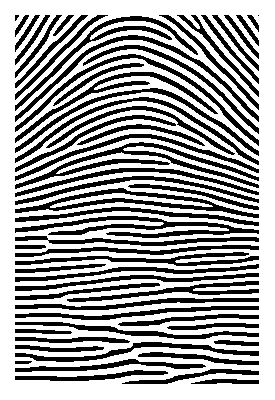
#> input picture datasets/task3/1.tiff, 275 x 400 px, found by its file name
$ jupyter execute milestone_2.ipynb
#> lines starting #> are read from the running program, lines starting #| are printed output that depends on the picture; after the words box and inside, x2 and y2 are one past the last pixel; in counts of white or black regions, pixels touching at a corner belong together
# **Milestone 2 - Fingerprint Processing**

This section contains tasks that will help you get familiar with the basics of fingerprint processing.

You may add more code and markdown cells as needed

## TASK 1
* Load the Fingerprint Image `datasets\task3\1.tiff`
* Display it using `plt.imshow()`
* Load the Fingerprint Image `datasets\task3\2.tiff`
* Display it using `plt.imshow()`

#### Load the Fingerprint Image `datasets\task3\1.tiff`

[cell 1]
## Hint: use opencv
import cv2
## Hint: use opencv
import cv2
import seaborn

# Load the fingerprint image
image = cv2.imread('1.tiff', 0)
#> image: shape (400, 275); 62.1% white; 60 black regions (2 under 20 px), largest, box (x1, y1, x2, y2) and area: (15, 142, 259, 189) 2090, (15, 216, 259, 238) 1947, (15, 188, 259, 218) 1688

#### Display the Fingerprint image

[cell 2]
## Hint: use matplotlib
## Hint: use matplotlib
import numpy as np
from PIL import Image
import matplotlib.pyplot as plt
from PIL import Image
import numpy as np


image_tiff = Image.open('./datasets/task3/1.tiff')
plt.imshow(image_tiff, cmap='gray')
plt.show()


imarray = np.array(image_tiff)
imarray

#### Load the Fingerprint Image `datasets\task3\2.tiff`

[cell 3]
## Hint: use opencv


# Load the fingerprint image
image = cv2.imread('2.tiff', 0)
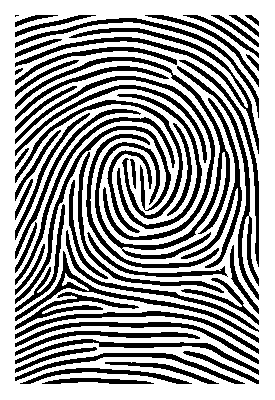
#> input picture datasets/task3/2.tiff, 275 x 400 px, found by its file name
#> image: shape (400, 275); 62.1% white; 57 black regions (1 under 20 px), largest, box (x1, y1, x2, y2) and area: (15, 57, 230, 259) 3492, (15, 28, 259, 154) 2119, (15, 76, 215, 240) 1946

#### Display the Second Fingerprint image

[cell 4]
## Hint: use matplotlib
from PIL import Image
import numpy as np


image_tiff = Image.open('./datasets/task3/2.tiff')
plt.imshow(image_tiff, cmap='gray')
plt.show()


imarray = np.array(image_tiff)
imarray

## TASK 2
* Extract the minutia points from the fingerprint images
* Display the minutia vectors

Hint: Each minutiae vector will have the following format:
> `[x, y, theta, type]` where `type` is `0` for ridge ending and `1` for ridge bifurcation

#### Extract the minutia vectors from the fingerprint images of `TASK 1` as a list of vectors

[cell 5]
import cv2
import numpy as np
import skimage.morphology
import matplotlib
import matplotlib.pyplot as plt
from skimage.morphology import convex_hull_image, erosion
from skimage.morphology import square
import math
import glob
from PIL import Image
from PIL import ImageEnhance

class MinutiaeFeature(object):
    def __init__(self, locX, locY, Orientation, Type):
        self.locX = locX;
        self.locY = locY;
        self.Orientation = Orientation;
        self.Type = Type;
    def __repr__(self):
        return f' locX:{self.locX} locY:{self.locY}  Orientation:{self.Orientation} Type:{self.Type}'

class FingerprintFeatureExtractor(object):
    def __init__(self):
        self._mask = []
        self._skel = []
        self.minutiaeTerm = []
        self.minutiaeBif = []

    def __skeletonize(self, img):
        img = np.uint8(img > 128)
        self._originalImg = np.copy(img)
        self._skel = skimage.morphology.skeletonize(img)
        self._skel = np.uint8(self._skel) * 255
        self._mask = img * 255

    def __computeAngle(self, block, minutiaeType):
        angle = []
        (blkRows, blkCols) = np.shape(block);
        CenterX, CenterY = (blkRows - 1) / 2, (blkCols - 1) / 2
        if (minutiaeType.lower() == 'termination'):
            sumVal = 0;
            for i in range(blkRows):
                for j in range(blkCols):
                    if ((i == 0 or i == blkRows - 1 or j == 0 or j == blkCols - 1) and block[i][j] != 0):
                        angle.append(-math.degrees(math.atan2(i - CenterY, j - CenterX)))
                        sumVal += 1
                        if (sumVal > 1):
                            angle.append(float('nan'))
            return (angle)

        elif (minutiaeType.lower() == 'bifurcation'):
            (blkRows, blkCols) = np.shape(block);
            CenterX, CenterY = (blkRows - 1) / 2, (blkCols - 1) / 2
            angle = []
            sumVal = 0;
            for i in range(blkRows):
                for j in range(blkCols):
                    if ((i == 0 or i == blkRows - 1 or j == 0 or j == blkCols - 1) and block[i][j] != 0):
                        angle.append(-math.degrees(math.atan2(i - CenterY, j - CenterX)))
                        sumVal += 1
            if (sumVal != 3):
                angle.append(float('nan'))
            return (angle)

    def __getTerminationBifurcation(self):
        self._skel = self._skel == 255;
        (rows, cols) = self._skel.shape;
        self.minutiaeTerm = np.zeros(self._skel.shape);
        self.minutiaeBif = np.zeros(self._skel.shape);

        for i in range(1, rows - 1):
            for j in range(1, cols - 1):
                if (self._skel[i][j] == 1):
                    block = self._skel[i - 1:i + 2, j - 1:j + 2];
                    block_val = np.sum(block);
                    if (block_val == 2):
                        self.minutiaeTerm[i, j] = 1;
                    elif (block_val == 4):
                        self.minutiaeBif[i, j] = 1;

        self._mask = convex_hull_image(self._mask > 0)
        self._mask = erosion(self._mask, square(5))  # Structuing element for mask erosion = square(5)
        self.minutiaeTerm = np.uint8(self._mask) * self.minutiaeTerm

    def __removeSpuriousMinutiae(self, minutiaeList, img, thresh):#see in sp.text file for more detaile
        img = img * 0;
        SpuriousMin = [];
        numPoints = len(minutiaeList);
        D = np.zeros((numPoints, numPoints))
        for i in range(1,numPoints):
            for j in range(0, i):
                (X1,Y1) = minutiaeList[i]['centroid']
                (X2,Y2) = minutiaeList[j]['centroid']

                dist = np.sqrt((X2-X1)**2 + (Y2-Y1)**2);
                D[i][j] = dist
                if(dist < thresh):
                    SpuriousMin.append(i)
                    SpuriousMin.append(j)

        SpuriousMin = np.unique(SpuriousMin)
        for i in range(0,numPoints):
            if(not i in SpuriousMin):
                (X,Y) = np.int16(minutiaeList[i]['centroid']);
                img[X,Y] = 1;

        img = np.uint8(img);
        return(img)

    def __cleanMinutiae(self, img):
        self.minutiaeTerm = skimage.measure.label(self.minutiaeTerm, connectivity=2);#Label connected regions of an integer array
        RP = skimage.measure.regionprops(self.minutiaeTerm)#Measure properties of labeled image regions.
        self.minutiaeTerm = self.__removeSpuriousMinutiae(RP, np.uint8(img), 10);


    def __performFeatureExtraction(self):
        FeaturesTerm = []
        self.minutiaeTerm = skimage.measure.label(self.minutiaeTerm, connectivity=2);
        RP = skimage.measure.regionprops(np.uint8(self.minutiaeTerm))

        WindowSize = 2  # --> For Termination, the block size must can be 3x3, or 5x5. Hence the window selected is 1 or 2
        FeaturesTerm = []
        for num, i in enumerate(RP):
            (row, col) = np.int16(np.round(i['Centroid']))
            block = self._skel[row - WindowSize:row + WindowSize + 1, col - WindowSize:col + WindowSize + 1]
            angle = self.__computeAngle(block, 'Termination')
            if(len(angle) == 1):
                FeaturesTerm.append(MinutiaeFeature(row, col, angle, 0))

        FeaturesBif = []
        self.minutiaeBif = skimage.measure.label(self.minutiaeBif, connectivity=2);
        RP = skimage.measure.regionprops(np.uint8(self.minutiaeBif))
        WindowSize = 1  # --> For Bifurcation, the block size must be 3x3. Hence the window selected is 1
        for i in RP:
            (row, col) = np.int16(np.round(i['Centroid']))
            block = self._skel[row - WindowSize:row + WindowSize + 1, col - WindowSize:col + WindowSize + 1]
            angle = self.__computeAngle(block, 'Bifurcation')
            if(len(angle) == 3):
                FeaturesBif.append(MinutiaeFeature(row, col, angle, 1))
        return (FeaturesTerm, FeaturesBif)

    def extractMinutiaeFeatures(self, img):
        self.__skeletonize(img)

        self.__getTerminationBifurcation()

        self.__cleanMinutiae(img)

        FeaturesTerm, FeaturesBif = self.__performFeatureExtraction()
        return(FeaturesTerm, FeaturesBif)

    def showResults(self):
        BifLabel = skimage.measure.label(self.minutiaeBif, connectivity=2);
        TermLabel = skimage.measure.label(self.minutiaeTerm, connectivity=2);

        minutiaeBif = TermLabel * 0;
        minutiaeTerm = BifLabel * 0;

        (rows, cols) = self._skel.shape
        DispImg = np.zeros((rows, cols, 3), np.uint8)
        DispImg[:, :, 0] = 255*self._skel;
        DispImg[:, :, 1] = 255*self._skel;
        DispImg[:, :, 2] = 255*self._skel;

        RP = skimage.measure.regionprops(BifLabel)
        for idx, i in enumerate(RP):
            (row, col) = np.int16(np.round(i['Centroid']))
            minutiaeBif[row, col] = 1;
            (rr, cc) = skimage.draw.rectangle_perimeter((row - 2, col - 2),  end=(row + 2, col + 2))
            skimage.draw.set_color(DispImg, (rr, cc), (0, 0, 255));

        RP = skimage.measure.regionprops(TermLabel)
        for idx, i in enumerate(RP):
            (row, col) = np.int16(np.round(i['Centroid']))
            minutiaeTerm[row, col] = 1;
            (rr, cc) = skimage.draw.circle_perimeter(row, col, 3);
            skimage.draw.set_color(DispImg, (rr, cc), (255, 0, 0));


        return DispImg


def extract_minutiae_features(img, showResult=False):
    feature_extractor = FingerprintFeatureExtractor()
    img = 255 - img
    FeaturesTerm, FeaturesBif = feature_extractor.extractMinutiaeFeatures(img)

    if(showResult):
        image=feature_extractor.showResults()

    return(FeaturesTerm, FeaturesBif,image)

#### Display the minutia vectors

[cell 6]
## Hint: Each minutiae vector will have the following format:
## [x, y, theta, type] where type is 0 for ridge ending and 1 for ridge bifurcation

import cv2
import numpy as np
import skimage.morphology
import matplotlib
import matplotlib.pyplot as plt
from skimage.morphology import convex_hull_image, erosion
from skimage.morphology import square
import math
import glob
from PIL import Image
from PIL import ImageEnhance

img = cv2.imread('./datasets/task3/1.tiff', 0)
def get_minutiae_and_matching(img,showResult=False):
      FeaturesTerminations, FeaturesBifurcations,DispImg = extract_minutiae_features(img, showResult=True)

      print()
      print("--------------------Terminations Points-----------------------------")
      print()
      print([FeaturesTerminations])
      print()
      print("--------------------Bifurcations Points-----------------------------")
      print()
      print([FeaturesBifurcations])
      print("No of Bifurcations found in this image : ")
      print(len(FeaturesBifurcations))
      print("No of Ridge endings found in this image : ")
      print(len(FeaturesTerminations))
      print("Total in this image : ")
      print(len(FeaturesBifurcations)+len(FeaturesTerminations))
get_minutiae_and_matching(img,showResult=True)
#> in __skeletonize, `self._skel = skimage.morphology.skeletonize(img)`:
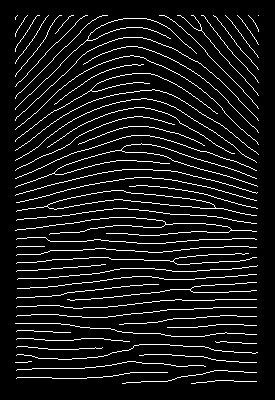
#> self._skel: shape (400, 275) bool; 8.7% white in thin lines or dots, all inside (x1, y1, x2, y2) = (15, 15, 259, 384)
#> after the loop in __getTerminationBifurcation, `for i in range(1, rows - 1):`:
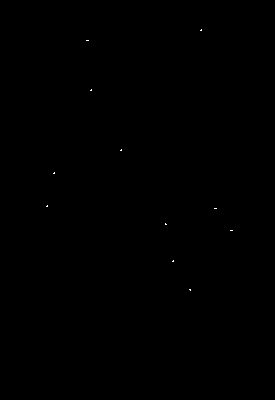
#> self.minutiaeBif: shape (400, 275) float64; values 0 (black) and 1 (white), 0.03% white in thin lines or dots, all inside (x1, y1, x2, y2) = (46, 29, 233, 291)
#> after the loop in __getTerminationBifurcation, `for i in range(1, rows - 1):`:
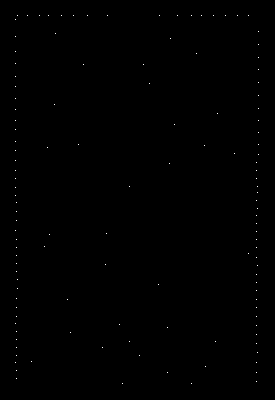
#> self.minutiaeTerm: shape (400, 275) float64; values 0 (black) and 1 (white), 0.12% white in thin lines or dots, all inside (x1, y1, x2, y2) = (15, 15, 259, 384)
#> in __getTerminationBifurcation, `self._mask = convex_hull_image(self._mask > 0)`:
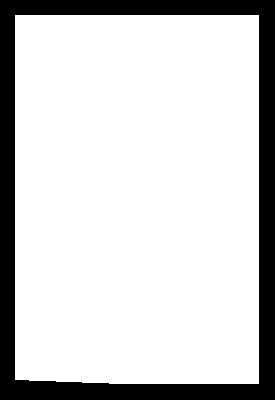
#> self._mask: shape (400, 275) bool; 81.7% white; 1 black region, box (x1, y1, x2, y2) and area: (0, 0, 275, 400) 20180
#> in __getTerminationBifurcation, `self._mask = erosion(self._mask, square(5))`:
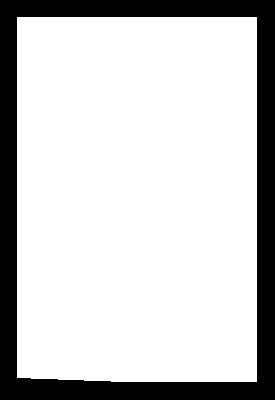
#> self._mask: shape (400, 275) bool; 79.4% white; 1 black region, box (x1, y1, x2, y2) and area: (0, 0, 275, 400) 22616
#> in __getTerminationBifurcation, `self.minutiaeTerm = np.uint8(self._mask) * self.minutiaeTerm`: self.minutiaeTerm: shape (400, 275) float64; values 0 (black) and 1 (white), 0.05% white in thin lines or dots, all inside (x1, y1, x2, y2) = (17, 33, 257, 382)
#> in __cleanMinutiae, `self.minutiaeTerm = skimage.measure.label(self.minutiaeTerm, connectiv..`: self.minutiaeTerm: shape (400, 275) int64; 57 distinct labels, from 0 to 56
#> in __cleanMinutiae, `RP = skimage.measure.regionprops(self.minutiaeTerm)#Measure properties..`: RP = 56 regions; largest, box (x1, y1, x2, y2) and area: (55, 33, 56, 34) 1, (170, 38, 171, 39) 1, (196, 53, 197, 54) 1, (83, 64, 84, 65) 1, (143, 64, 144, 65) 1
#> in __removeSpuriousMinutiae, `img = img * 0;`: img: shape (400, 275); every value is 0
#> in __removeSpuriousMinutiae, `numPoints = len(minutiaeList);`: numPoints = 56
#> after the loop in __removeSpuriousMinutiae, `for i in range(1,numPoints):`:
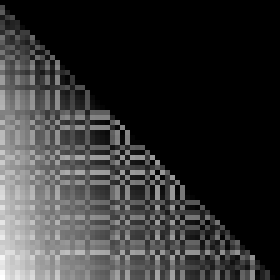
#> D: shape (56, 56) float64 (shown 5 times larger); min 0, max 401.9, mean 80.1; drawn with min black and max white
#> after the loop in __removeSpuriousMinutiae, `for i in range(1,numPoints):`: SpuriousMin = 34 values, max 55 at index 32, min 13 at index 1, mean 31.53
#> in __removeSpuriousMinutiae, `SpuriousMin = np.unique(SpuriousMin)`: SpuriousMin = 23 values from 13 to 55
#> the loop in __removeSpuriousMinutiae, `for i in range(0,numPoints):` made 56 passes
#> (X, Y) on passes 1 to 12: (33, 55), (38, 170), (53, 196), (64, 83), (64, 143), (83, 149), (104, 54), (113, 217), (124, 174), (144, 78), (145, 204), (147, 47)
#> after the loop in __removeSpuriousMinutiae, `for i in range(0,numPoints):`: img: shape (400, 275); values 0 (black) and 1 (white), 0.03% white in thin lines or dots, all inside (x1, y1, x2, y2) = (31, 33, 257, 373)
#> in __performFeatureExtraction, `self.minutiaeTerm = skimage.measure.label(self.minutiaeTerm, connectiv..`: self.minutiaeTerm: shape (400, 275) int64; 34 distinct labels, from 0 to 33
#> in __performFeatureExtraction, `RP = skimage.measure.regionprops(np.uint8(self.minutiaeTerm))`: RP = 33 regions; largest, box (x1, y1, x2, y2) and area: (55, 33, 56, 34) 1, (170, 38, 171, 39) 1, (196, 53, 197, 54) 1, (83, 64, 84, 65) 1, (143, 64, 144, 65) 1
#> the loop in __performFeatureExtraction, `for num, i in enumerate(RP):` made 33 passes
#> (row, col) on passes 1 to 12: (33, 55), (38, 170), (53, 196), (64, 83), (64, 143), (83, 149), (104, 54), (113, 217), (124, 174), (144, 78), (145, 204), (147, 47)
#> after the loop in __performFeatureExtraction, `for num, i in enumerate(RP):`: FeaturesTerm = 33 items
#> in __performFeatureExtraction, `self.minutiaeBif = skimage.measure.label(self.minutiaeBif, connectivit..`: self.minutiaeBif: shape (400, 275) int64; 12 distinct labels, from 0 to 11
#> in __performFeatureExtraction, `RP = skimage.measure.regionprops(np.uint8(self.minutiaeBif))`: RP = 11 regions; largest, box (x1, y1, x2, y2) and area: (200, 29, 202, 31) 3, (86, 40, 89, 41) 3, (90, 89, 92, 91) 3, (120, 149, 122, 151) 3, (53, 172, 55, 174) 3
#> the loop in __performFeatureExtraction, `for i in RP:` made 11 passes
#> (row, col) on passes 1 to 11: (30, 201), (40, 87), (90, 91), (150, 121), (173, 54), (206, 47), (208, 215), (224, 165), (230, 231), (261, 173), (289, 190)
#> after the loop in __performFeatureExtraction, `for i in RP:`: FeaturesBif = 11 items
#> in extractMinutiaeFeatures, `FeaturesTerm, FeaturesBif = self.__performFeatureExtraction()`: FeaturesTerm = 33 items; FeaturesBif = 11 items
#> in extract_minutiae_features, `FeaturesTerm, FeaturesBif = feature_extractor.extractMinutiaeFeatures(..`: FeaturesTerm = 33 items; FeaturesBif = 11 items
#> in showResults, `minutiaeBif = TermLabel * 0;`: minutiaeBif: shape (400, 275) int64; every value is 0
#> in showResults, `DispImg[:, :, 2] = 255*self._skel;`:
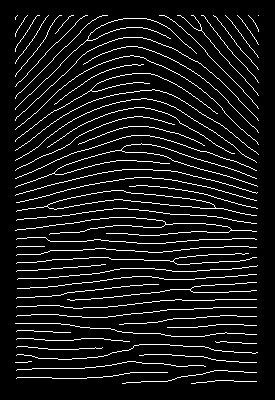
#> DispImg: shape (400, 275, 3); 8.7% white in thin lines or dots, all inside (x1, y1, x2, y2) = (15, 15, 259, 384)
#> the loop in showResults, `for idx, i in enumerate(RP):` made 11 passes
#> (row, col) on passes 1 to 11: (30, 201), (40, 87), (90, 91), (150, 121), (173, 54), (206, 47), (208, 215), (224, 165), (230, 231), (261, 173), (289, 190)
#> after the loop in showResults, `for idx, i in enumerate(RP):`:
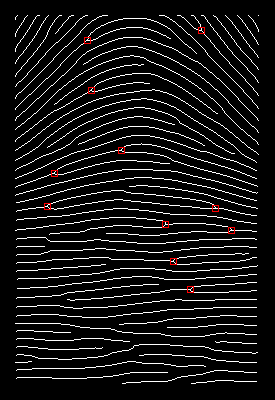
#> DispImg: shape (400, 275, 3); 0.24% of pixels changed, all inside (x1, y1, x2, y2) = (44, 27, 235, 293); drawn as B, G, R
#> after the loop in showResults, `for idx, i in enumerate(RP):`: minutiaeBif: shape (400, 275) int64; values 0 (black) and 1 (white), 0.01% white in thin lines or dots, all inside (x1, y1, x2, y2) = (47, 30, 232, 290)
#> in showResults, `RP = skimage.measure.regionprops(TermLabel)`: RP = 33 regions; largest, box (x1, y1, x2, y2) and area: (55, 33, 56, 34) 1, (170, 38, 171, 39) 1, (196, 53, 197, 54) 1, (83, 64, 84, 65) 1, (143, 64, 144, 65) 1
#> the loop in showResults, `for idx, i in enumerate(RP):` made 33 passes
#> after the loop in showResults, `for idx, i in enumerate(RP):`:
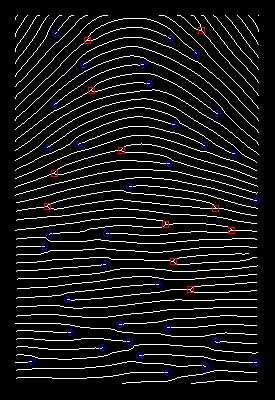
#> DispImg: shape (400, 275, 3); 0.48% of pixels changed, all inside (x1, y1, x2, y2) = (28, 30, 260, 376); drawn as B, G, R
#> (printed output is left out)
#> (printed output is left out)
#| 11
#| 33
#| 44

## TASK 3
* Display the minutia vectors on the fingerprint images

#### Display the minutia vectors from `TASK 2` on the fingerprint images of `TASK 1`

[cell 7]
## Hint: use matplotlib and stacked images to show the results
## Use red circle for ridge ending and blue square for ridge bifurcation

img = cv2.imread('./datasets/task3/1.tiff', 0)
def get_minutiae_and_matching(img,showResult=False):
      FeaturesTerminations, FeaturesBifurcations,DispImg = extract_minutiae_features(img, showResult=True)
      font = cv2.FONT_HERSHEY_SIMPLEX
      color = (255, 0, 0)
      org = (10, 15)
      #DispImg = cv2.putText(DispImg, 'Bifurcations', org, font,0.5, color,2, cv2.LINE_AA)
      color1 = (0, 0, 255)
      org1 = (10, 30)
      #DispImg = cv2.putText(DispImg, 'Terminations', org1, font,0.5, color1,2, cv2.LINE_AA)

# Set plot size
      fig, axs = plt.subplots(nrows=1, ncols=2, figsize=(14, 9))

      axs[0].imshow(img, cmap='gray')
      axs[0].set_title('Original Image')

      axs[1].imshow(DispImg, cmap='gray')
      axs[1].set_title('Minutiae Extraction')


      plt.show()
      cv2.imshow('Minutiae Points', DispImg)


get_minutiae_and_matching(img,showResult=True)
#> the loop in __performFeatureExtraction (call 2), `for num, i in enumerate(RP):` made 33 passes
#> the loop in __performFeatureExtraction (call 2), `for i in RP:` made 11 passes
#> the loop in showResults (call 2), `for idx, i in enumerate(RP):` made 11 passes
#> the loop in showResults (call 2), `for idx, i in enumerate(RP):` made 33 passes
